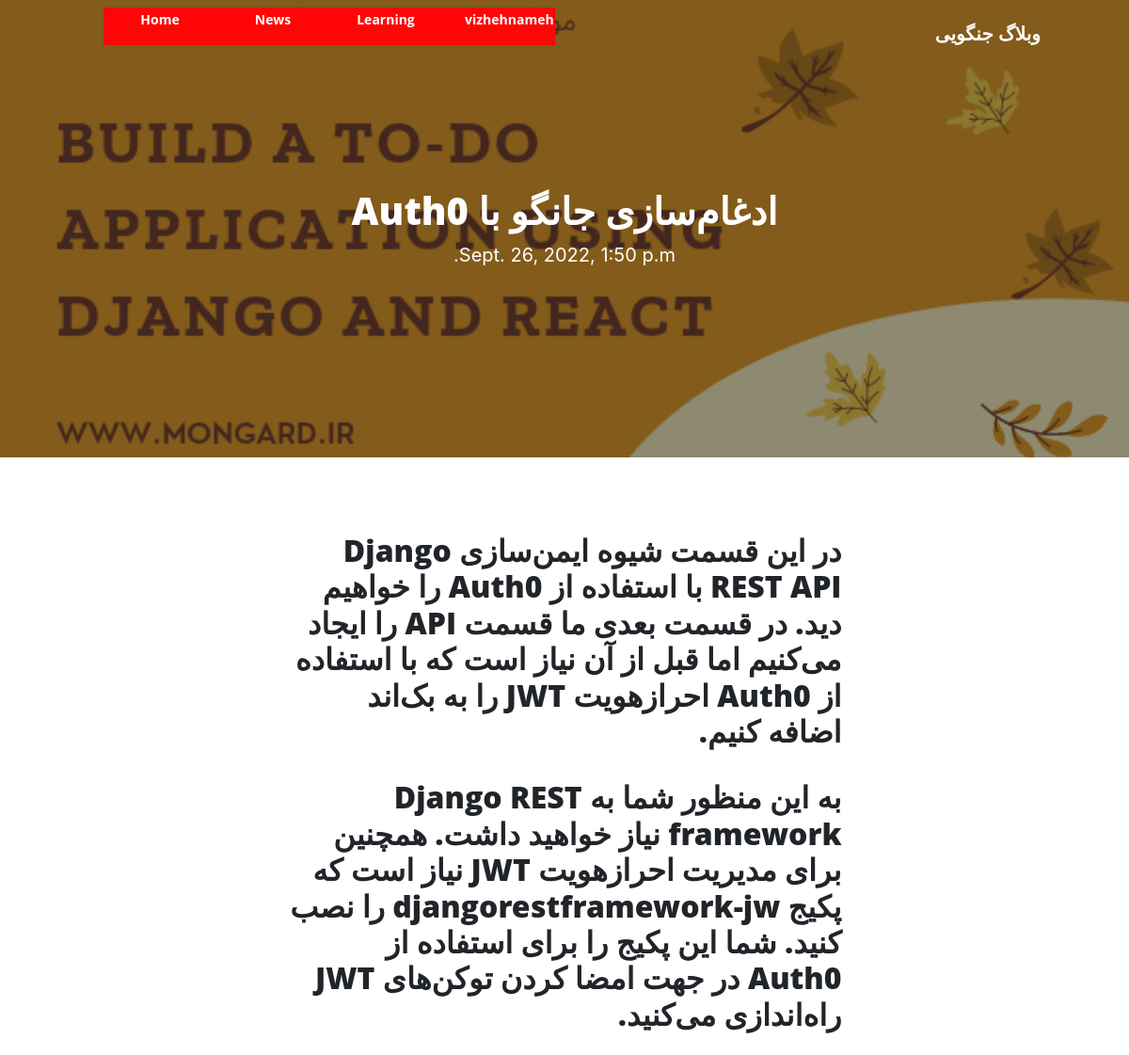
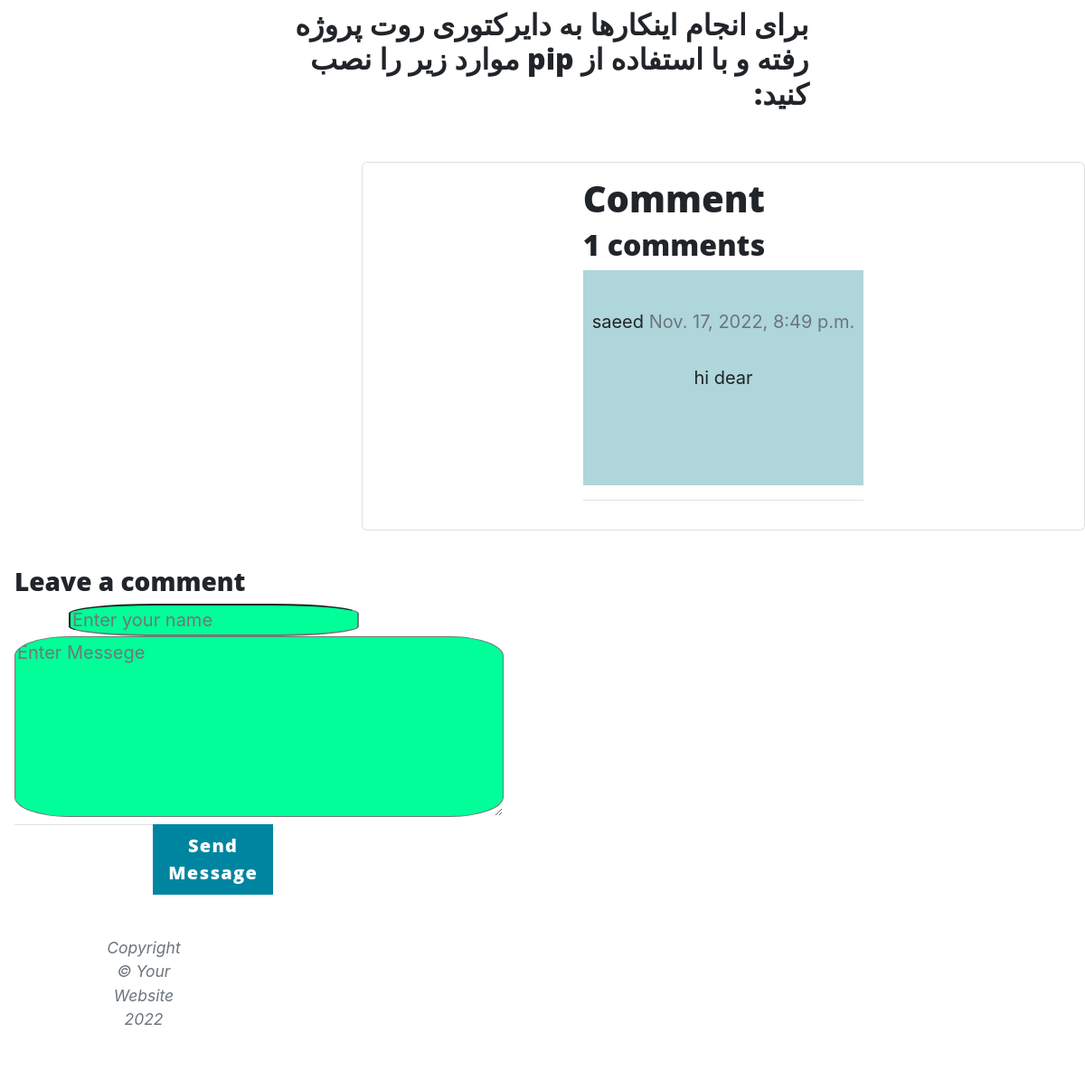
The page /article/dghmsz-gno-b-auth0 on the database its author committed (2 pictures, top to bottom).
### blog/models.py (models this page shows, shortened)
class Category(models.Model):
    parent = models.ForeignKey('self',default=None,null=True,blank=True,on_delete=models.SET_NULL,related_name="children",verbose_name="subordinate")
    title=models.CharField(max_length=200,)
    slug=models.SlugField(max_length=100,unique=True)
    status=models.BooleanField(default=True,verbose_name="Will it be displayed for you ?")
    position=models.IntegerField()
    class Meta :
        verbose_name="category"
        verbose_name_plural="categorys"
        ordering=['parent__id','position']
    objects = CategoryManager()

class Article(models.Model):
    STATUS_CHOICES=(
        ('d','Draft'),
        ('p',"Publish"),
    )
    title=models.CharField(max_length=200)
    slug=models.SlugField(max_length=100,unique=True)
    category=models.ManyToManyField(Category,verbose_name="category",related_name="articles")
    description=models.TextField()
    thumbnail=models.ImageField(upload_to="images")
    publish=models.DateTimeField(default=timezone.now)
    created=models.DateTimeField(auto_now_add=True)
    updated=models.DateTimeField(auto_now=True)
    status=models.CharField(max_length=1,choices=STATUS_CHOICES)
    class Meta :
        verbose_name="article"
        verbose_name_plural="articles"
        ordering=['-publish']
    objects= ArticleManager()

class Comment(models.Model):
    article=models.ForeignKey(Article,on_delete=models.CASCADE,related_name="comments")
    name=models.CharField(max_length=100)
    body=models.TextField()
    created=models.DateTimeField(auto_now_add=True)
    updated=models.DateTimeField(auto_now_add=True)
    active=models.BooleanField(default=False)
    class Meta:
        ordering=('created',)

### blog/views.py (the view)
# urls.py: path('article/<slug:slug>',detail,name="detail"),
def detail(request,slug):
    article = get_object_or_404(Article.objects.published(),slug=slug)
    comments = article.comments.filter(active=True)
    new_comment = None
    if request.method == 'POST':
        comment_form = CommentForm(data=request.POST)
        if comment_form.is_valid():
            new_comment = comment_form.save(commit=False)
            new_comment.article = article
            new_comment.save()
    else:
        comment_form = CommentForm()
    context={
        'article': article,
        'new_comment': new_comment,
        'comments': comments,
        'comment_form': comment_form,
    }
    return render(request,"blog/detail.html",context)

### blog/forms.py
class CommentForm(forms.ModelForm):
    class Meta:
        model = Comment
        fields=('name','body')
        widgets={
            'name':forms.TextInput(attrs={'class':'cantact'}),
            'body':forms.Textarea(attrs={'class':'style-body'}),
        }

### blog/models.py (called while the page is built)
    def published(self):
        return self.filter(status='p')

    def active(self):
        return self.filter(status=True)

### blog/templatetags/base_tags.py (called while the page is built)
@register.simple_tag
def title():
    return"وبلاگ جنگویی "

@register.inclusion_tag("blog/partials/category_navbar.html")
def category_navbar():
    return {
        "category":Category.objects.filter(status=True)
    }

### blog/templates/blog/detail.html (shortened to what this page needs)
{% extends 'blog/base.html' %}
{% block main %}
 <header class="masthead" style="background-image: url('{{ article.thumbnail.url }}')">
    <div class="container position-relative px-4 px-lg-5">
        <div class="row gx-4 gx-lg-5 justify-content-center">
            <div class="col-md-10 col-lg-8 col-xl-7">
                <div class="site-heading ">
                    <h1 style="font-size:40px;">{{ article.title }}</h1>
                    <time>{{article.publish}}</time>
                </div>
            </div>
        </div>
    </div>
  </header>
<article class="mb-4">
    <div class="container px-4 px-lg-5">
        <div class="row gx-4 gx-lg-5 justify-content-center ">
            <div class="col-md-10 col-lg-8 col-xl-7 text-justify ">
                <h2>{{ article.description | linebreaks}}</h2>
            </div>
        </div>
    </div>
</article>
<div class="col-md-8 card mb-4  mt-3 ">
    <div class="card-body">
      <a href="#" ><h1>Comment</h1></a>
      <h2>{{ comments.count }} comments</h2>
      {% for comment in comments %}
          <div class=" comments" style="padding:10px;">
              <p class="font-weight-bold ">
                  {{comment.name}}
                  <span class="text-muted font-weight-normal">
                      {{comment.created}}
                  </span>
              </p>
              <p class="comments" >
                  {{comment.body|linebreaks}}<br>
              </p>
          </div>
          <hr>
      {% endfor %}
    </div>
</div>
                  <div class="card-body">
                    {% if new_comment %}
                    <div class="alert alert-success" rol="alert">
                        Your comment is awating moderation
                    </div>
                    {% else %}
                    <h3>Leave a comment </h3>
                    <form
                      class="form-area contact-form text-right"
                      id="#"
                      method="post"
                    >
                      <div class="row">
                        <div class="col-lg-6 form-group">
                          <input
                            name="name"
                            placeholder="Enter your name"
                            onfocus="this.placeholder = ''"
                            onblur="this.placeholder = 'Enter your name'"
                            class="cantact"
                            required=""
                            type="text"
                            maxlength="100"
                            required=""
                            id="id_name"
                          />
                          <div class="col-lg-6 form-group">
                            <textarea
                              class="style-body"
                              name="body"
                              placeholder="Enter Messege"
                              onfocus="this.placeholder = ''"
                              onblur="this.placeholder = 'Enter Messege'"
                              required=""
                              cols="40"
                              rows="10"
                              id="id_body"
                            ></textarea>
                            <div class="col-lg-12">
                              <button
                                class="btn btn-primary btn-lg button" type="submit"
                                style="float: right;"
                              >
                                Send Message
                              </button>
                    {% endif %}
                  </div>
{% endblock %}

### blog/templates/blog/partials/category_navbar.html (shortened to what this page needs)
<div class="collapse navbar-collapse nav " id="navbarResponsive">
    <ul >
        <li class="nav-item">
            <a class="nav-link " href="{% url 'blog:home'%}">Home</a>
        </li>
        {% for cat in category %}
            {% if cat.parent == None %}
                <li class="nav-item">
                    <a class="nav-link"  href="{% url 'blog:category' cat.slug %}"> {{cat.title}} </a>
                </li>
            {% endif %}
        {% endfor %}
    </ul>
</div>

### blog/static/blog/css/rtl.css (style rules this page uses)
body { font-family:"Sahel"; font-size:14px; direction:rtl; text-align:right; }
.nav-item { direction: ltr; float: left; }
.nav-link { color: white !important; }
.nav { direction:ltr; }
.nav li { width: 120px; height: 40px; font-size: 14px; line-height: 26px; list-style: none; text-align: center; background:#ff0505; }
.nav li a { color:#fff !important; font-weight: bold; }
.nav ul li a { text-decoratio:none; color:#000000; display:block; transition: .3s background-color; padding:0 24px; }
.nav a { border-bottom:none; }
.comments { background:rgb(175, 214, 218); margin:0 auto; text-align:center; direction:ltr; }
.button { margin:0 auto; text-align:center; direction:center; margin-left: 190px; }
.card-body { margin:0 auto; text-align:left; direction:ltr; }
.cantact { border-radius: 30% ; background:rgb(0, 255, 153); direction:ltr; }
.style-body { border-radius:11%; background-color:rgb(0, 255, 153); height:200px; }
#id_name { margin-left: 60px; }

### rows shown on the page
Category: title "News"
Category: title "Learning"
Category: title "vizhehnameh"
Article: thumbnail (picture), title "ادغام‌سازی جانگو با Auth0", publish "Sept. 26, 2022, 1:50 p.m.", description "در این قسمت شیوه ایمن‌سازی Django REST API با استفاده از Auth0 را خواهیم دید. در قسمت بعدی ما قسمت API را ایجاد می‌کنیم اما قبل از آن نیاز است که با استفاده از Auth0 احرازهویت JWT را به بک‌اند اضافه کنیم. به این منظور شما به Django REST framework نیاز خواهید داشت. همچنین برای مدیریت احرازهویت JWT نیاز است که پکیج djangorestframework-jw را نصب کنید. شما این پکیج را برای استفاده از Auth0 در جهت امضا کردن توکن‌های JWT راه‌اندازی می‌کنید. برای انجام اینکارها به دایرکتوری روت پروژه رفته و با استفاده از pip موارد زیر را نصب کنید:"
Comment: name "saeed", created "Nov. 17, 2022, 8:49 p.m.", body "hi dear"

### other values the page prints
{{ comments.count }} "1"
